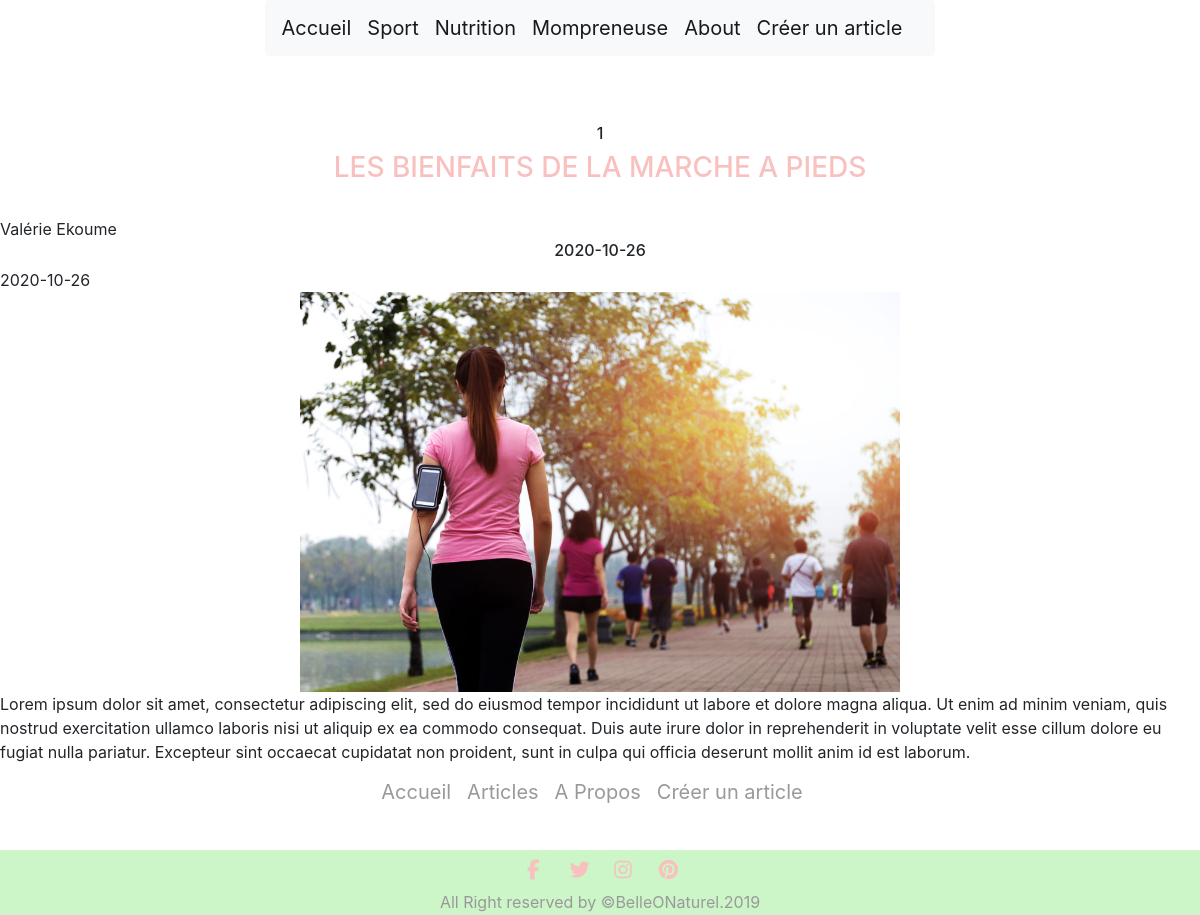
The app's page /articles.php with its own data.
### tables this page shows
CREATE TABLE `article` (
  `ID` int(11) NOT NULL,
  `title` varchar(255) NOT NULL,
  `author_name` varchar(255) NOT NULL,
  `content` longtext NOT NULL,
  `created_at` date NOT NULL DEFAULT current_timestamp(),
  `updated_at` date DEFAULT current_timestamp(),
  `slug` varchar(255) DEFAULT NULL,
  `image` varchar(255) DEFAULT NULL,
  `ID_category` int(11) NOT NULL
);

### articles.php (the view, shortened to what this page needs)
<?php
require('blog.php');
?>
<html lang="fr">
    <head>
        <link rel="stylesheet" href="css/bootstrap.min.css">
        <link rel="stylesheet" href="css/style.css">
    </head>
<body>
    <?php
        require('header.php');
    ?>
    <br>
    <br>
    <?php
        $all_articles = $pdo->query('SELECT * FROM article ORDER BY created_at DESC');
        $display_articles = $all_articles->fetchAll();
        foreach ($display_articles as $item)
            {
    ?>
                <h6 class="text-center">
                    <?php echo $item['ID_category'];?>
                </h6>
                <h3 class="text-center">
                    <?php echo $item['title'];?>
                </h3><br>
                <?php echo $item['author_name'];?>
                <h6 class="text-center">
                    <?php echo $item['created_at'];?>
                </h6>
                <?php echo $item['updated_at'];?>
                <div class="d-flex justify-content-center">
                    <img src=
                        <?php echo $item['image'];?>
                    class="align-content-center" alt="femme en tenue de sport qui pratique la marche" width="50%">
                </div>
                <?php echo $item['content'];?>
            <?php
            }
            ?>
    <br>
    <?php require('footer.php'); ?>
</body>
</html>

### header.php (shortened to what this page needs)
<header>
    <div class="d-flex justify-content-center">
        <nav class="navbar navbar-expand-lg navbar-light bg-light">
            <a class="navbar-brand" href="home.php">Accueil</a>
            <a class="navbar-brand" href="articles.php">Sport</a>
            <a class="navbar-brand" href="#">Nutrition</a>
            <a class="navbar-brand" href="#">Mompreneuse</a>
            <a class="navbar-brand" href="#">About</a>
            <a class="navbar-brand" href="create_article.php">Créer un article</a>
        </nav>
    </div>
</header>

### footer.php (shortened to what this page needs)
<!DOCTYPE html>
<html lang="fr">
<head>
    <link rel="stylesheet" href="https://cdn.jsdelivr.net/npm/bootstrap@4.5.3/dist/css/bootstrap.min.css">
    <link rel="stylesheet" href="css/style.css">
</head>
<body>
<header>
        <div class="navbar-collapse">
    <div class="d-flex justify-content-center">
        <nav class="navbar navbar-expand-lg">
            <a class="navbar-brand" href="home.php">Accueil</a>
            <a class="navbar-brand" href="articles.php">Articles</a>
            <a class="navbar-brand" href="footer.php">A Propos</a>
            <a class="navbar-brand" href="create_article.php">Créer un article</a>
        </nav>
    </div>
    </div>
</header>
<div class="titre">
    <h1 class="display-4">Créer Votre Article</h1>
</div>
        <footer class="fixed-bottom">
            <div class="footer-bottom-tex">
            <div class="segment-three">
                <a href="#"><i class="fa fa-facebook"></i></a>
                <a href="#"><i class="fa fa-twitter"></i></a>
                <a href="#"><i class="fa fa-instagram"></i></a>
                <a href="#"><i class="fa fa-pinterest"></i></a>
                <p>All Right reserved by &copy;BelleONaturel.2019</p>
            </div>
            </div>
        </footer>
</body>
</html>

### css/style.css (style rules this page uses)
* { box-sizing: border-box; margin: 0; }
.navbar { border-radius: 5px; margin-bottom: 20px; }
.navbar-brand { color: #999; }
p { color: #999; line-height: 25px; }
h2,h3 { color:#f9c0c0; }
.segment-three a { background: #ccf6c8; width: 40px; height: 40px; display: inline-block; border-radius: 50%; }
.segment-three a i { font-size: 20px; color: #f9c0c0; padding: 10px 12px; }
.footer-bottom-tex { background: #ccf6c8; text-align: center; height: 65px; }
.titre { color: #f9c0c0; text-align: center; }

### records on screen
article: ID_category "1", title "LES BIENFAITS DE LA MARCHE A PIEDS", author_name "Valérie Ekoume", created_at "2020-10-26", updated_at "2020-10-26", image (picture), content "Lorem ipsum dolor sit amet, consectetur adipiscing elit, sed do eiusmod tempor incididunt ut labore et dolore magna aliqua. Ut enim ad minim veniam, quis nostrud exercitation ullamco laboris nisi ut aliquip ex ea commodo consequat. Duis aute irure dolor in reprehenderit in voluptate velit esse cillum dolore eu fugiat nulla pariatur. Excepteur sint occaecat cupidatat non proident, sunt in culpa qui officia deserunt mollit anim id est laborum."
